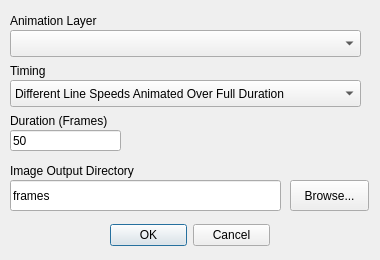
<?xml version="1.0" encoding="UTF-8"?>
<ui version="4.0">
 <class>mmqgis_animate_lines_form</class>
 <widget class="QDialog" name="mmqgis_animate_lines_form">
  <property name="windowModality">
   <enum>Qt::ApplicationModal</enum>
  </property>
  <property name="enabled">
   <bool>true</bool>
  </property>
  <property name="geometry">
   <rect>
    <x>0</x>
    <y>0</y>
    <width>380</width>
    <height>260</height>
   </rect>
  </property>
  <property name="mouseTracking">
   <bool>false</bool>
  </property>
  <property name="windowTitle">
   <string>Animate Lines</string>
  </property>
  <widget class="QDialogButtonBox" name="buttonBox">
   <property name="geometry">
    <rect>
     <x>110</x>
     <y>220</y>
     <width>160</width>
     <height>31</height>
    </rect>
   </property>
   <property name="orientation">
    <enum>Qt::Horizontal</enum>
   </property>
   <property name="standardButtons">
    <set>QDialogButtonBox::Cancel|QDialogButtonBox::Ok</set>
   </property>
  </widget>
  <widget class="QLabel" name="label">
   <property name="geometry">
    <rect>
     <x>10</x>
     <y>160</y>
     <width>161</width>
     <height>22</height>
    </rect>
   </property>
   <property name="text">
    <string>Image Output Directory</string>
   </property>
  </widget>
  <widget class="QLineEdit" name="outdirname">
   <property name="geometry">
    <rect>
     <x>10</x>
     <y>180</y>
     <width>271</width>
     <height>31</height>
    </rect>
   </property>
   <property name="text">
    <string>frames</string>
   </property>
   <property name="readOnly">
    <bool>false</bool>
   </property>
  </widget>
  <widget class="QPushButton" name="browseoutfile">
   <property name="geometry">
    <rect>
     <x>290</x>
     <y>180</y>
     <width>79</width>
     <height>31</height>
    </rect>
   </property>
   <property name="text">
    <string>Browse...</string>
   </property>
  </widget>
  <widget class="QComboBox" name="layername">
   <property name="geometry">
    <rect>
     <x>10</x>
     <y>30</y>
     <width>351</width>
     <height>27</height>
    </rect>
   </property>
  </widget>
  <widget class="QLabel" name="label_4">
   <property name="geometry">
    <rect>
     <x>10</x>
     <y>10</y>
     <width>108</width>
     <height>22</height>
    </rect>
   </property>
   <property name="text">
    <string>Animation Layer</string>
   </property>
  </widget>
  <widget class="QLineEdit" name="durationframes">
   <property name="geometry">
    <rect>
     <x>10</x>
     <y>130</y>
     <width>111</width>
     <height>21</height>
    </rect>
   </property>
   <property name="text">
    <string>50</string>
   </property>
   <property name="readOnly">
    <bool>false</bool>
   </property>
  </widget>
  <widget class="QLabel" name="label_7">
   <property name="geometry">
    <rect>
     <x>10</x>
     <y>110</y>
     <width>121</width>
     <height>22</height>
    </rect>
   </property>
   <property name="text">
    <string>Duration (Frames)</string>
   </property>
  </widget>
  <widget class="QLabel" name="label_6">
   <property name="geometry">
    <rect>
     <x>10</x>
     <y>60</y>
     <width>151</width>
     <height>22</height>
    </rect>
   </property>
   <property name="text">
    <string>Timing</string>
   </property>
  </widget>
  <widget class="QComboBox" name="timing">
   <property name="geometry">
    <rect>
     <x>10</x>
     <y>80</y>
     <width>351</width>
     <height>27</height>
    </rect>
   </property>
   <item>
    <property name="text">
     <string>Different Line Speeds Animated Over Full Duration</string>
    </property>
   </item>
   <item>
    <property name="text">
     <string>One Line Speed Determined By Longest Line</string>
    </property>
   </item>
  </widget>
 </widget>
 <resources/>
 <connections>
  <connection>
   <sender>buttonBox</sender>
   <signal>accepted()</signal>
   <receiver>mmqgis_animate_lines_form</receiver>
   <slot>accept()</slot>
   <hints>
    <hint type="sourcelabel">
     <x>248</x>
     <y>254</y>
    </hint>
    <hint type="destinationlabel">
     <x>157</x>
     <y>274</y>
    </hint>
   </hints>
  </connection>
  <connection>
   <sender>buttonBox</sender>
   <signal>rejected()</signal>
   <receiver>mmqgis_animate_lines_form</receiver>
   <slot>reject()</slot>
   <hints>
    <hint type="sourcelabel">
     <x>316</x>
     <y>260</y>
    </hint>
    <hint type="destinationlabel">
     <x>286</x>
     <y>274</y>
    </hint>
   </hints>
  </connection>
 </connections>
</ui>
